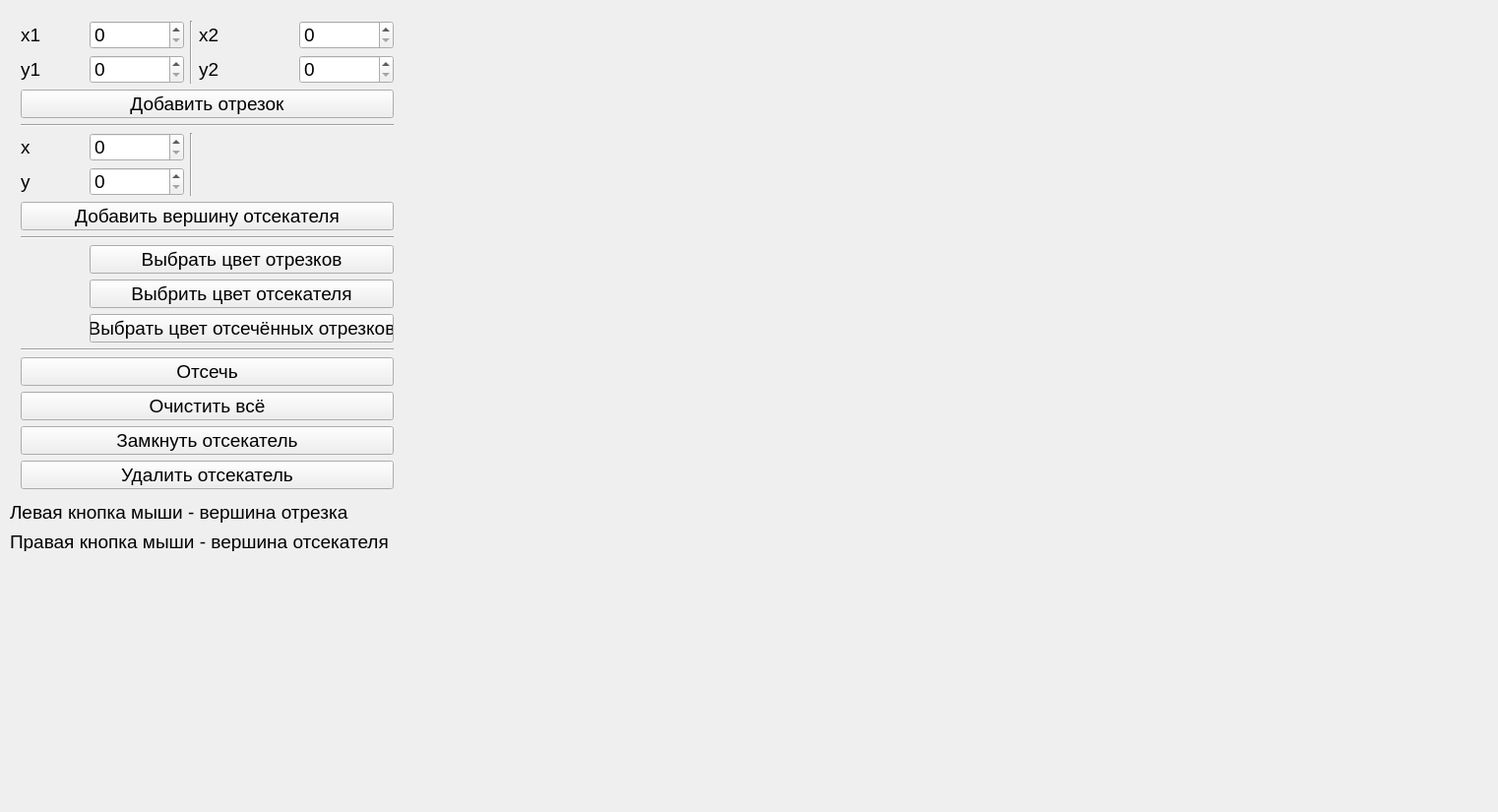
<?xml version="1.0" encoding="UTF-8"?>
<ui version="4.0">
 <class>MainWindow</class>
 <widget class="QMainWindow" name="MainWindow">
  <property name="geometry">
   <rect>
    <x>0</x>
    <y>0</y>
    <width>1522</width>
    <height>825</height>
   </rect>
  </property>
  <property name="font">
   <font>
    <pointsize>14</pointsize>
   </font>
  </property>
  <property name="windowTitle">
   <string>Лаб. №8. Отсечение отрезка произвольным выпуклым отсекателем. Реализация алгоритма Кируса-Бека</string>
  </property>
  <widget class="QWidget" name="centralWidget">
   <widget class="DrawLabel" name="drawLabel">
    <property name="geometry">
     <rect>
      <x>440</x>
      <y>-10</y>
      <width>1171</width>
      <height>801</height>
     </rect>
    </property>
    <property name="text">
     <string/>
    </property>
   </widget>
   <widget class="QWidget" name="layoutWidget">
    <property name="geometry">
     <rect>
      <x>10</x>
      <y>10</y>
      <width>401</width>
      <height>495</height>
     </rect>
    </property>
    <layout class="QGridLayout" name="gridLayout">
     <item row="10" column="0">
      <widget class="QLabel" name="clipperColorLabel">
       <property name="minimumSize">
        <size>
         <width>64</width>
         <height>0</height>
        </size>
       </property>
       <property name="text">
        <string/>
       </property>
      </widget>
     </item>
     <item row="0" column="4">
      <widget class="QSpinBox" name="x2SpinBox">
       <property name="maximum">
        <number>1200</number>
       </property>
      </widget>
     </item>
     <item row="5" column="1">
      <widget class="QSpinBox" name="xSpinBox">
       <property name="maximum">
        <number>1200</number>
       </property>
      </widget>
     </item>
     <item row="0" column="1">
      <widget class="QSpinBox" name="x1SpinBox">
       <property name="maximum">
        <number>1200</number>
       </property>
      </widget>
     </item>
     <item row="11" column="0">
      <widget class="QLabel" name="clippedLineColorLabel">
       <property name="minimumSize">
        <size>
         <width>64</width>
         <height>0</height>
        </size>
       </property>
       <property name="text">
        <string/>
       </property>
      </widget>
     </item>
     <item row="8" column="0" colspan="5">
      <widget class="Line" name="line_2">
       <property name="orientation">
        <enum>Qt::Horizontal</enum>
       </property>
      </widget>
     </item>
     <item row="5" column="0">
      <widget class="QLabel" name="xTextLabel">
       <property name="text">
        <string>x</string>
       </property>
      </widget>
     </item>
     <item row="7" column="0" colspan="5">
      <widget class="QPushButton" name="addClipperVertexPushButton">
       <property name="text">
        <string>Добавить вершину отсекателя</string>
       </property>
      </widget>
     </item>
     <item row="4" column="0" colspan="5">
      <widget class="Line" name="line">
       <property name="orientation">
        <enum>Qt::Horizontal</enum>
       </property>
      </widget>
     </item>
     <item row="16" column="0" colspan="5">
      <widget class="QPushButton" name="deleteClipperPushButton">
       <property name="text">
        <string>Удалить отсекатель</string>
       </property>
      </widget>
     </item>
     <item row="15" column="0" colspan="5">
      <widget class="QPushButton" name="closeClipperPushButton">
       <property name="text">
        <string>Замкнуть отсекатель</string>
       </property>
      </widget>
     </item>
     <item row="14" column="0" colspan="5">
      <widget class="QPushButton" name="clearAllPushButton">
       <property name="text">
        <string>Очистить всё</string>
       </property>
      </widget>
     </item>
     <item row="0" column="0">
      <widget class="QLabel" name="x1TextLabel">
       <property name="text">
        <string>x1</string>
       </property>
      </widget>
     </item>
     <item row="0" column="3">
      <widget class="QLabel" name="x2TextLabel">
       <property name="text">
        <string>x2</string>
       </property>
      </widget>
     </item>
     <item row="1" column="4">
      <widget class="QSpinBox" name="y2SpinBox">
       <property name="maximum">
        <number>800</number>
       </property>
      </widget>
     </item>
     <item row="6" column="0">
      <widget class="QLabel" name="yTextLabel">
       <property name="text">
        <string>y</string>
       </property>
      </widget>
     </item>
     <item row="6" column="1">
      <widget class="QSpinBox" name="ySpinBox">
       <property name="maximum">
        <number>800</number>
       </property>
      </widget>
     </item>
     <item row="9" column="0">
      <widget class="QLabel" name="lineColorLabel">
       <property name="minimumSize">
        <size>
         <width>64</width>
         <height>0</height>
        </size>
       </property>
       <property name="text">
        <string/>
       </property>
      </widget>
     </item>
     <item row="13" column="0" colspan="5">
      <widget class="QPushButton" name="clipPushButton">
       <property name="text">
        <string>Отсечь</string>
       </property>
      </widget>
     </item>
     <item row="1" column="0">
      <widget class="QLabel" name="y1TextLabel">
       <property name="text">
        <string>y1</string>
       </property>
      </widget>
     </item>
     <item row="1" column="1">
      <widget class="QSpinBox" name="y1SpinBox">
       <property name="maximum">
        <number>800</number>
       </property>
      </widget>
     </item>
     <item row="1" column="3">
      <widget class="QLabel" name="y2TextLabel">
       <property name="text">
        <string>y2</string>
       </property>
      </widget>
     </item>
     <item row="12" column="0" colspan="5">
      <widget class="Line" name="line_3">
       <property name="orientation">
        <enum>Qt::Horizontal</enum>
       </property>
      </widget>
     </item>
     <item row="11" column="1" colspan="4">
      <widget class="QPushButton" name="setClippedLineColorPushButton">
       <property name="text">
        <string>Выбрать цвет отсечённых отрезков</string>
       </property>
      </widget>
     </item>
     <item row="3" column="0" colspan="5">
      <widget class="QPushButton" name="addLinePushButton">
       <property name="text">
        <string>Добавить отрезок</string>
       </property>
      </widget>
     </item>
     <item row="10" column="1" colspan="4">
      <widget class="QPushButton" name="setClipperColorPushButton">
       <property name="text">
        <string>Выбрить цвет отсекателя</string>
       </property>
      </widget>
     </item>
     <item row="9" column="1" colspan="4">
      <widget class="QPushButton" name="setLineColorPushButton">
       <property name="text">
        <string>Выбрать цвет отрезков</string>
       </property>
      </widget>
     </item>
     <item row="0" column="2" rowspan="2">
      <widget class="Line" name="line_4">
       <property name="orientation">
        <enum>Qt::Vertical</enum>
       </property>
      </widget>
     </item>
     <item row="5" column="2" rowspan="2">
      <widget class="Line" name="line_5">
       <property name="orientation">
        <enum>Qt::Vertical</enum>
       </property>
      </widget>
     </item>
    </layout>
   </widget>
   <widget class="QLabel" name="label">
    <property name="geometry">
     <rect>
      <x>10</x>
      <y>510</y>
      <width>361</width>
      <height>21</height>
     </rect>
    </property>
    <property name="text">
     <string>Левая кнопка мыши - вершина отрезка</string>
    </property>
   </widget>
   <widget class="QLabel" name="label_2">
    <property name="geometry">
     <rect>
      <x>10</x>
      <y>540</y>
      <width>401</width>
      <height>20</height>
     </rect>
    </property>
    <property name="text">
     <string>Правая кнопка мыши - вершина отсекателя</string>
    </property>
   </widget>
  </widget>
 </widget>
 <layoutdefault spacing="6" margin="11"/>
 <customwidgets>
  <customwidget>
   <class>DrawLabel</class>
   <extends>QLabel</extends>
   <header>drawlabel.h</header>
  </customwidget>
 </customwidgets>
 <resources/>
 <connections/>
</ui>
